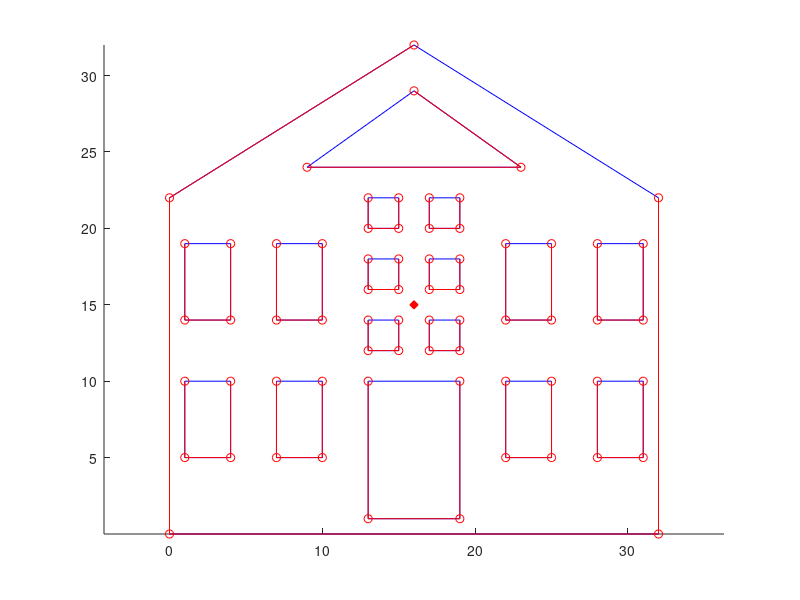

MATLAB code for this plot: (Note: this script raises an error after producing the figure.)
% example_multiply_b17.m
% Nasser, September 6, 2019
% In this code, we consider:
% bounded multiply connected domain G of connectivity 17
% 
% 
clc
clear all
%
% The vertices of the polygon
% The inner polygons (the vertices must be clockwise oriented)
ver{1}  = [31+10i ; 31+5i  ; 28+5i  ; 28+10i ];
ver{2}  = [25+10i ; 25+5i  ; 22+5i  ; 22+10i ];
ver{3}  = [19+10i ; 19+1i  ; 13+1i  ; 13+10i ];
ver{4}  = [10+10i ; 10+5i  ;  7+5i  ;  7+10i ];
ver{5}  = [ 4+10i ;  4+5i  ;  1+5i  ;  1+10i ];
ver{6}  = [31+19i ; 31+14i ; 28+14i ; 28+19i ];
ver{7}  = [25+19i ; 25+14i ; 22+14i ; 22+19i ];
ver{8}  = [19+14i ; 19+12i ; 17+12i ; 17+14i ];
ver{9}  = [15+14i ; 15+12i ; 13+12i ; 13+14i ];
ver{10} = [19+18i ; 19+16i ; 17+16i ; 17+18i ];
ver{11} = [15+18i ; 15+16i ; 13+16i ; 13+18i ];
ver{12} = [19+22i ; 19+20i ; 17+20i ; 17+22i ];
ver{13} = [15+22i ; 15+20i ; 13+20i ; 13+22i ];
ver{14} = [10+19i ; 10+14i ;  7+14i ;  7+19i ];
ver{15} = [ 4+19i ;  4+14i ;  1+14i ;  1+19i ];
ver{16} = [16+29i ; 23+24i ;  9+24i ];
% The outer polygon (the vertices must be counterclockwise oriented)
ver{17} = [16+32i ;  0+22i ;  0+0i  ; 32+0i  ; 32+22i ];
% 
% Choose alpha, an auxiliary point in the domain G
alpha = 16+15i;
%
% Simple check of the domain to make sure that there is no overlap between
% the polygons and that the orientations of the polygons are clockwise
figure
hold on
axis equal
for k=1:length(ver)
    plgk = []; plgk = ver{k}; plgk(end+1)=plgk(1);
    plot(real(plgk),imag(plgk),'b')
    plot(real(ver{k}),imag(ver{k}),'-or')
end
plot(real(alpha),imag(alpha),'dr','MarkerfaceColor','r')
%
%
%%
tic
f=plgcirmap(ver,alpha);% f is the conformal mapping from the domain G
                         % onto the circular domain D with the  
                         % normalization f(alpha)=0 and f'(alpha)>0
% f=plgcirmap(ver,alpha,ver{end}(end));% f is the conformal mapping from  
                         % the domain G onto the circular domain D with the  
                         % normalization f(alpha)=0 and f(ver{end}(end))=1
toc
%%
plotmap(f); % to plot the domain G and the circular domain D 
%%
plotmap(f,'d','rec'); % to plot rectangular grids in the domain 
                              % G and their images in the circular domain  
                              % D under the conformal map
%%
plotmap(f,'d','plr',21,21); % to plot polar grids in the domain 
                              % G and their images in the circular domain  
                              % D under the conformal map
%%
plotmap(f,'v','rec',21,21); % to plot rectangular grids in the circular 
                              % domain D and their images in the domain G
                              % under the invers map
%%
plotmap(f,'v','plr'); % to plot polar grids in the circular domain
                              % D and their images in the domain G under  
                              % the invers map
%%

%%
% Checking the accuracy of the toolbox PlgCirMap:
% 
% we choose test points: ztest in the domain G 
zz   =  linspace(0.01,31.99,1000)+19.5i;
% compute their images under the circular map: wtest
% We compute the images of the test points ztest under the conformal map 
% from G onto D 
wzz   =  evalu(f,zz,'d');
% We compute the values of f^-1(f(zztest))  
zzi  =  evalu(f,wzz,'v');
% We compute the maximum norm of the different between the test points 
% ztest and ztest2
error_norm = norm(zz-zzi,inf)
Error = abs(zz-zzi);
%
nv     =  f.nv;
et     =  f.et;
zet    =  f.zet;
imgver =  f.imgver;
m      =  length(ver);
% 
figure;
hold on
box on
axis equal
for k=1:m
    crv=et(1+sum(nv(1:k-1)):sum(nv(1:k)),1);
    plot(real(crv),imag(crv),'-k','LineWidth',2);
end
plot(real(zz),imag(zz),'.b')
%
figure;
hold on
box on
axis equal
for k=1:m
    crv=zet(1+sum(nv(1:k-1)):sum(nv(1:k)),1);
    plot(real(crv),imag(crv),'-k','LineWidth',2);
end
plot(real(wzz),imag(wzz),'.b')
%%
figure
semilogy(real(zz),Error,'b','LineWidth',1);
axis([0 32 1e-9 1e-6])
grid on
%%

